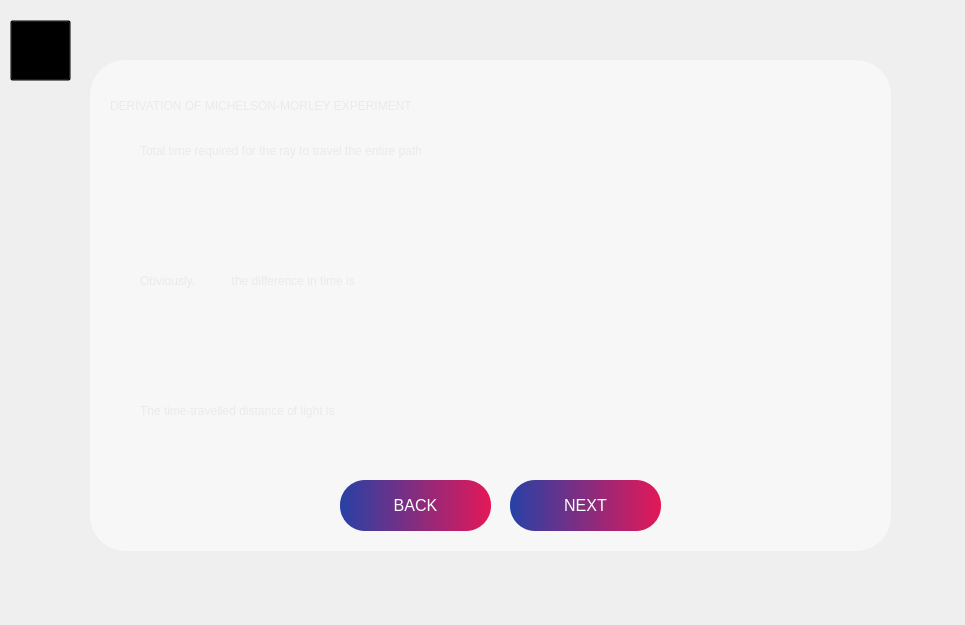
<?xml version="1.0" encoding="UTF-8"?>
<ui version="4.0">
 <class>MainWindow</class>
 <widget class="QMainWindow" name="MainWindow">
  <property name="geometry">
   <rect>
    <x>0</x>
    <y>0</y>
    <width>965</width>
    <height>625</height>
   </rect>
  </property>
  <property name="windowTitle">
   <string>MainWindow</string>
  </property>
  <widget class="QWidget" name="centralwidget">
   <widget class="QLabel" name="label">
    <property name="geometry">
     <rect>
      <x>0</x>
      <y>-10</y>
      <width>971</width>
      <height>641</height>
     </rect>
    </property>
    <property name="text">
     <string/>
    </property>
    <property name="pixmap">
     <pixmap>240_F_835295221_fTboeYBbIwArHPn0ZzMpMbgm69B7xL5g.jpg</pixmap>
    </property>
    <property name="scaledContents">
     <bool>true</bool>
    </property>
   </widget>
   <widget class="QLabel" name="label_2">
    <property name="geometry">
     <rect>
      <x>90</x>
      <y>60</y>
      <width>801</width>
      <height>491</height>
     </rect>
    </property>
    <property name="styleSheet">
     <string notr="true">background-color: rgba(255, 255, 255, 127); 
border-radius: 35px;
border: 1px solid rgba(255, 255, 255, 76); </string>
    </property>
    <property name="text">
     <string/>
    </property>
   </widget>
   <widget class="QPushButton" name="pushButton">
    <property name="geometry">
     <rect>
      <x>510</x>
      <y>480</y>
      <width>151</width>
      <height>51</height>
     </rect>
    </property>
    <property name="styleSheet">
     <string notr="true">QPushButton {
    background: qlineargradient(x1:0, y1:0, x2:1, y2:0, stop:0 #2741a6, stop:1 #e31858);
    border-radius: 25px;
	font-size: 16px;
    color: white;
    padding: 10px 20px;
}

QPushButton:hover {
    background: qlineargradient(x1:0, y1:0, x2:1, y2:0, stop:0 #e31858, stop:1 #2741a6);
}
</string>
    </property>
    <property name="text">
     <string>NEXT</string>
    </property>
   </widget>
   <widget class="QPushButton" name="pushButton_HOME">
    <property name="geometry">
     <rect>
      <x>10</x>
      <y>20</y>
      <width>61</width>
      <height>61</height>
     </rect>
    </property>
    <property name="styleSheet">
     <string notr="true">
QPushButton {
    background-color: transparent;
}

QPushButton:hover {
    background-color: rgba(255, 255, 255, 0.2);
    border-radius: 25px;
    border: 1px solid rgba(255, 255, 255, 0.3);
    font-size: 16px;
    color: white;
}

QPushButton:pressed {
    background-color: rgba(255, 255, 255, 0.3); 
    border: 1px solid rgba(255, 255, 255, 0.5); 
    transform: scale(0.95); 
}
</string>
    </property>
    <property name="text">
     <string/>
    </property>
    <property name="icon">
     <iconset>
      <normaloff>[CITYPNG.COM]House Line White Icon - 500x500.png</normaloff>[CITYPNG.COM]House Line White Icon - 500x500.png</iconset>
    </property>
    <property name="iconSize">
     <size>
      <width>50</width>
      <height>50</height>
     </size>
    </property>
   </widget>
   <widget class="QLabel" name="label_4">
    <property name="geometry">
     <rect>
      <x>140</x>
      <y>130</y>
      <width>491</width>
      <height>41</height>
     </rect>
    </property>
    <property name="styleSheet">
     <string notr="true">color:rgb(234, 234, 234);
font: 75 12pt &quot;MS Shell Dlg 2&quot;;
</string>
    </property>
    <property name="text">
     <string>Total time required for the ray to travel the entire path</string>
    </property>
    <property name="scaledContents">
     <bool>false</bool>
    </property>
   </widget>
   <widget class="QLabel" name="label_3">
    <property name="geometry">
     <rect>
      <x>110</x>
      <y>80</y>
      <width>771</width>
      <height>51</height>
     </rect>
    </property>
    <property name="styleSheet">
     <string notr="true">color:rgb(234, 234, 234);
font: 18pt &quot;MS Shell Dlg 2&quot;;</string>
    </property>
    <property name="text">
     <string>DERIVATION OF MICHELSON-MORLEY EXPERIMENT</string>
    </property>
   </widget>
   <widget class="QPushButton" name="pushButton_2">
    <property name="geometry">
     <rect>
      <x>340</x>
      <y>480</y>
      <width>151</width>
      <height>51</height>
     </rect>
    </property>
    <property name="styleSheet">
     <string notr="true">QPushButton {
    background: qlineargradient(x1:0, y1:0, x2:1, y2:0, stop:0 #2741a6, stop:1 #e31858);
    border-radius: 25px;
	font-size: 16px;
    color: white;
    padding: 10px 20px;
}

QPushButton:hover {
    background: qlineargradient(x1:0, y1:0, x2:1, y2:0, stop:0 #e31858, stop:1 #2741a6);
}
</string>
    </property>
    <property name="text">
     <string>BACK</string>
    </property>
   </widget>
   <widget class="QLabel" name="label_7">
    <property name="geometry">
     <rect>
      <x>640</x>
      <y>140</y>
      <width>101</width>
      <height>31</height>
     </rect>
    </property>
    <property name="text">
     <string/>
    </property>
    <property name="pixmap">
     <pixmap>lagrida_latex_editor (19).png</pixmap>
    </property>
   </widget>
   <widget class="QLabel" name="label_8">
    <property name="geometry">
     <rect>
      <x>150</x>
      <y>180</y>
      <width>501</width>
      <height>81</height>
     </rect>
    </property>
    <property name="text">
     <string/>
    </property>
    <property name="pixmap">
     <pixmap>lagrida_latex_editor (20).png</pixmap>
    </property>
   </widget>
   <widget class="QLabel" name="label_5">
    <property name="geometry">
     <rect>
      <x>140</x>
      <y>260</y>
      <width>391</width>
      <height>41</height>
     </rect>
    </property>
    <property name="styleSheet">
     <string notr="true">color:rgb(234, 234, 234);
font: 75 12pt &quot;MS Shell Dlg 2&quot;;
</string>
    </property>
    <property name="text">
     <string>Obviously,           the difference in time is</string>
    </property>
    <property name="scaledContents">
     <bool>false</bool>
    </property>
   </widget>
   <widget class="QLabel" name="label_9">
    <property name="geometry">
     <rect>
      <x>240</x>
      <y>270</y>
      <width>61</width>
      <height>31</height>
     </rect>
    </property>
    <property name="text">
     <string/>
    </property>
    <property name="pixmap">
     <pixmap>lagrida_latex_editor (21).png</pixmap>
    </property>
   </widget>
   <widget class="QLabel" name="label_10">
    <property name="geometry">
     <rect>
      <x>140</x>
      <y>300</y>
      <width>511</width>
      <height>101</height>
     </rect>
    </property>
    <property name="text">
     <string/>
    </property>
    <property name="pixmap">
     <pixmap>lagrida_latex_editor (26).png</pixmap>
    </property>
   </widget>
   <widget class="QLabel" name="label_6">
    <property name="geometry">
     <rect>
      <x>140</x>
      <y>390</y>
      <width>341</width>
      <height>41</height>
     </rect>
    </property>
    <property name="styleSheet">
     <string notr="true">color:rgb(234, 234, 234);
font: 75 12pt &quot;MS Shell Dlg 2&quot;;
</string>
    </property>
    <property name="text">
     <string>The time-travelled distance of light is</string>
    </property>
    <property name="scaledContents">
     <bool>false</bool>
    </property>
   </widget>
   <widget class="QLabel" name="label_11">
    <property name="geometry">
     <rect>
      <x>490</x>
      <y>380</y>
      <width>181</width>
      <height>61</height>
     </rect>
    </property>
    <property name="text">
     <string/>
    </property>
    <property name="pixmap">
     <pixmap>lagrida_latex_editor (27).png</pixmap>
    </property>
   </widget>
  </widget>
 </widget>
 <resources/>
 <connections/>
</ui>
